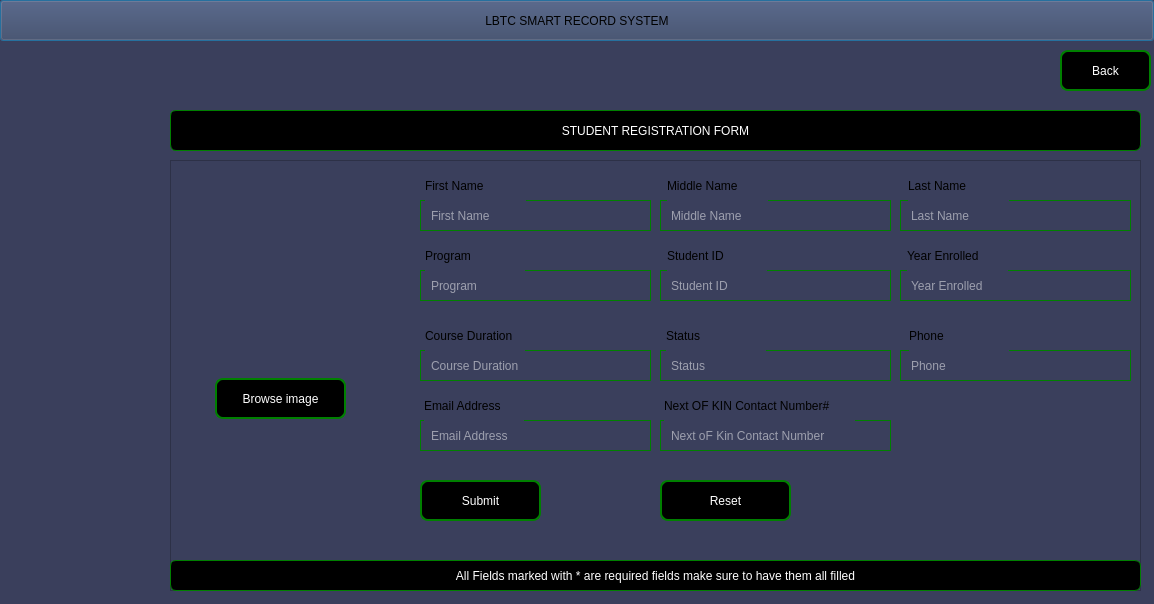
<?xml version="1.0" encoding="UTF-8"?>
<ui version="4.0">
 <class>StudentRegistration</class>
 <widget class="QDialog" name="StudentRegistration">
  <property name="geometry">
   <rect>
    <x>0</x>
    <y>0</y>
    <width>1154</width>
    <height>604</height>
   </rect>
  </property>
  <property name="windowTitle">
   <string>Dialog</string>
  </property>
  <property name="styleSheet">
   <string notr="true">background-color: #3a3f5c;</string>
  </property>
  <widget class="QPushButton" name="pushButton">
   <property name="geometry">
    <rect>
     <x>0</x>
     <y>0</y>
     <width>1154</width>
     <height>41</height>
    </rect>
   </property>
   <property name="text">
    <string>LBTC SMART RECORD SYSTEM</string>
   </property>
  </widget>
  <widget class="QPushButton" name="btn_RegisterStudent_back">
   <property name="geometry">
    <rect>
     <x>1060</x>
     <y>50</y>
     <width>91</width>
     <height>41</height>
    </rect>
   </property>
   <property name="styleSheet">
    <string notr="true">    
QPushButton{
                    color: rgb(255, 255, 255);
                    border:2px solid green;
                    border-radius: 8px;
                    padding: 0 8px;
                    background-color: rgb(255, 267, 245);
                    font: 500 11pt ;
                   

}

 </string>
   </property>
   <property name="text">
    <string>Back</string>
   </property>
   <property name="icon">
    <iconset theme="QIcon::ThemeIcon::GoHome"/>
   </property>
  </widget>
  <widget class="QPushButton" name="StudentRegistration_2">
   <property name="geometry">
    <rect>
     <x>170</x>
     <y>110</y>
     <width>971</width>
     <height>41</height>
    </rect>
   </property>
   <property name="styleSheet">
    <string notr="true">     
QPushButton{
                    color: rgb(255, 255, 255);
                    border:1px solid green;
                    border-radius: 6px;
                    padding: 0 8px;
                    background-color: rgb(255, 267, 245);
                    font: 500 11pt ;
                   

}

 </string>
   </property>
   <property name="text">
    <string>STUDENT REGISTRATION FORM</string>
   </property>
  </widget>
  <widget class="QFrame" name="frame">
   <property name="geometry">
    <rect>
     <x>170</x>
     <y>160</y>
     <width>971</width>
     <height>431</height>
    </rect>
   </property>
   <property name="styleSheet">
    <string notr="true"/>
   </property>
   <property name="frameShape">
    <enum>QFrame::Shape::StyledPanel</enum>
   </property>
   <property name="frameShadow">
    <enum>QFrame::Shadow::Raised</enum>
   </property>
   <widget class="QLineEdit" name="lineEdit_Fname">
    <property name="geometry">
     <rect>
      <x>250</x>
      <y>40</y>
      <width>231</width>
      <height>31</height>
     </rect>
    </property>
    <property name="styleSheet">
     <string notr="true">   
QLineEdit{
                    color: rgb(255, 255, 255);
                    border:1px solid green;
                    border-radius: 0px;
                    padding: 0 8px;
                    background-color: #3a3f5c;
                    
	                font: 700 9pt &quot;Segoe UI&quot;;
                   

}

 </string>
    </property>
    <property name="placeholderText">
     <string>First Name</string>
    </property>
   </widget>
   <widget class="QLineEdit" name="lineEdit_Mname">
    <property name="geometry">
     <rect>
      <x>490</x>
      <y>40</y>
      <width>231</width>
      <height>31</height>
     </rect>
    </property>
    <property name="styleSheet">
     <string notr="true">   
QLineEdit{
                    color: rgb(255, 255, 255);
                    border:1px solid green;
                    border-radius: 0px;
                    padding: 0 8px;
                    background-color: #3a3f5c;
                    
	                font: 700 9pt &quot;Segoe UI&quot;;
                   

}

 </string>
    </property>
    <property name="placeholderText">
     <string>Middle Name</string>
    </property>
   </widget>
   <widget class="QLineEdit" name="lineEdit_Lname">
    <property name="geometry">
     <rect>
      <x>730</x>
      <y>40</y>
      <width>231</width>
      <height>31</height>
     </rect>
    </property>
    <property name="styleSheet">
     <string notr="true">   
QLineEdit{
                    color: rgb(255, 255, 255);
                    border:1px solid green;
                    border-radius: 0px;
                    padding: 0 8px;
                    background-color: #3a3f5c;
                    
	                font: 700 9pt &quot;Segoe UI&quot;;
                   

}

 </string>
    </property>
    <property name="placeholderText">
     <string>Last Name</string>
    </property>
   </widget>
   <widget class="QLineEdit" name="lineEdit_Student_Program">
    <property name="geometry">
     <rect>
      <x>250</x>
      <y>110</y>
      <width>231</width>
      <height>31</height>
     </rect>
    </property>
    <property name="styleSheet">
     <string notr="true">   
QLineEdit{
                    color: rgb(255, 255, 255);
                    border:1px solid green;
                    border-radius: 0px;
                    padding: 0 8px;
                    background-color: #3a3f5c;
                    
	                font: 700 9pt &quot;Segoe UI&quot;;
                   

}

 </string>
    </property>
    <property name="placeholderText">
     <string>Program</string>
    </property>
   </widget>
   <widget class="QLineEdit" name="lineEdit_Student_ID">
    <property name="geometry">
     <rect>
      <x>490</x>
      <y>110</y>
      <width>231</width>
      <height>31</height>
     </rect>
    </property>
    <property name="styleSheet">
     <string notr="true">   
QLineEdit{
                    color: rgb(255, 255, 255);
                    border:1px solid green;
                    border-radius: 0px;
                    padding: 0 8px;
                    background-color: #3a3f5c;
                    
	                font: 700 9pt &quot;Segoe UI&quot;;
                   

}

 </string>
    </property>
    <property name="text">
     <string/>
    </property>
    <property name="placeholderText">
     <string>Student ID</string>
    </property>
   </widget>
   <widget class="QLineEdit" name="lineEdit_Enro_year">
    <property name="geometry">
     <rect>
      <x>730</x>
      <y>110</y>
      <width>231</width>
      <height>31</height>
     </rect>
    </property>
    <property name="styleSheet">
     <string notr="true">   
QLineEdit{
                    color: rgb(255, 255, 255);
                    border:1px solid green;
                    border-radius: 0px;
                    padding: 0 8px;
                    background-color: #3a3f5c;
                    
	                font: 700 9pt &quot;Segoe UI&quot;;
                   

}

 </string>
    </property>
    <property name="text">
     <string/>
    </property>
    <property name="placeholderText">
     <string>Year Enrolled</string>
    </property>
   </widget>
   <widget class="QLineEdit" name="lineEdit_Course_Duration">
    <property name="geometry">
     <rect>
      <x>250</x>
      <y>190</y>
      <width>231</width>
      <height>31</height>
     </rect>
    </property>
    <property name="styleSheet">
     <string notr="true">   
QLineEdit{
                    color: rgb(255, 255, 255);
                    border:1px solid green;
                    border-radius: 0px;
                    padding: 0 8px;
                    background-color: #3a3f5c;
                    
	                font: 700 9pt &quot;Segoe UI&quot;;
                   

}

 </string>
    </property>
    <property name="placeholderText">
     <string>Course Duration</string>
    </property>
   </widget>
   <widget class="QLineEdit" name="lineEdit_Student_Status">
    <property name="geometry">
     <rect>
      <x>490</x>
      <y>190</y>
      <width>231</width>
      <height>31</height>
     </rect>
    </property>
    <property name="styleSheet">
     <string notr="true">   
QLineEdit{
                    color: rgb(255, 255, 255);
                    border:1px solid green;
                    border-radius: 0px;
                    padding: 0 8px;
                    background-color: #3a3f5c;
                    
	                font: 700 9pt &quot;Segoe UI&quot;;
                   

}

 </string>
    </property>
    <property name="placeholderText">
     <string>Status</string>
    </property>
   </widget>
   <widget class="QPushButton" name="btn_Student_browse_image">
    <property name="geometry">
     <rect>
      <x>45</x>
      <y>218</y>
      <width>131</width>
      <height>41</height>
     </rect>
    </property>
    <property name="styleSheet">
     <string notr="true">    
QPushButton{
                    color: rgb(255, 255, 255);
                    border:2px solid green;
                    border-radius: 8px;
                    padding: 0 8px;
                    background-color: rgb(255, 267, 245);
                    font: 500 11pt ;
                   

}

 </string>
    </property>
    <property name="text">
     <string>Browse image</string>
    </property>
    <property name="icon">
     <iconset theme="QIcon::ThemeIcon::FolderOpen"/>
    </property>
   </widget>
   <widget class="QLabel" name="image_field">
    <property name="geometry">
     <rect>
      <x>10</x>
      <y>10</y>
      <width>211</width>
      <height>201</height>
     </rect>
    </property>
    <property name="styleSheet">
     <string notr="true"> 
 QLabel {
  border:2px solid green;
  border-radius: 10px;
  padding: 8px 8px;
  background: rgb(255, 255, 255);
 
};</string>
    </property>
    <property name="text">
     <string/>
    </property>
   </widget>
   <widget class="QLineEdit" name="lineEdit_Student_Email">
    <property name="geometry">
     <rect>
      <x>250</x>
      <y>260</y>
      <width>231</width>
      <height>31</height>
     </rect>
    </property>
    <property name="styleSheet">
     <string notr="true">   
QLineEdit{
                    color: rgb(255, 255, 255);
                    border:1px solid green;
                    border-radius: 0px;
                    padding: 0 8px;
                    background-color: #3a3f5c;
                    
	                font: 700 9pt &quot;Segoe UI&quot;;
                   

}

 </string>
    </property>
    <property name="placeholderText">
     <string>Email Address</string>
    </property>
   </widget>
   <widget class="QLineEdit" name="lineEdit_Student_Phone">
    <property name="geometry">
     <rect>
      <x>730</x>
      <y>190</y>
      <width>231</width>
      <height>31</height>
     </rect>
    </property>
    <property name="styleSheet">
     <string notr="true">   
QLineEdit{
                    color: rgb(255, 255, 255);
                    border:1px solid green;
                    border-radius: 0px;
                    padding: 0 8px;
                    background-color: #3a3f5c;
                    
	                font: 700 9pt &quot;Segoe UI&quot;;
                   

}

 </string>
    </property>
    <property name="placeholderText">
     <string>Phone</string>
    </property>
   </widget>
   <widget class="QPushButton" name="pushButton_2">
    <property name="geometry">
     <rect>
      <x>0</x>
      <y>400</y>
      <width>971</width>
      <height>31</height>
     </rect>
    </property>
    <property name="styleSheet">
     <string notr="true">    
QPushButton{
                    color: rgb(255, 255, 255);
                    border:1px solid green;
                    border-radius: 6px;
                    padding: 0 8px;
                    background-color: rgb(255, 267, 245);
                    font: 500 11pt ;
                   

}

 </string>
    </property>
    <property name="text">
     <string>All Fields marked with * are required fields make sure to have them all filled</string>
    </property>
   </widget>
   <widget class="QPushButton" name="btn_submit_lecturer">
    <property name="geometry">
     <rect>
      <x>250</x>
      <y>320</y>
      <width>121</width>
      <height>41</height>
     </rect>
    </property>
    <property name="styleSheet">
     <string notr="true">   
QPushButton{
                    color: rgb(255, 255, 255);
                    border:2px solid green;
                    border-radius: 8px;
                    padding: 0 8px;
                    background-color: rgb(255, 267, 245);
                    font: 500 11pt ;
                   

}

 </string>
    </property>
    <property name="text">
     <string>Submit</string>
    </property>
    <property name="icon">
     <iconset theme="QIcon::ThemeIcon::DocumentSave"/>
    </property>
   </widget>
   <widget class="QPushButton" name="btn_Reset_Lecturer">
    <property name="geometry">
     <rect>
      <x>490</x>
      <y>320</y>
      <width>131</width>
      <height>41</height>
     </rect>
    </property>
    <property name="styleSheet">
     <string notr="true">   
QPushButton{
                    color: rgb(255, 255, 255);
                    border:2px solid green;
                    border-radius: 8px;
                    padding: 0 8px;
                    background-color: rgb(255, 267, 245);
                    font: 500 11pt ;
                   

}

 </string>
    </property>
    <property name="text">
     <string>Reset</string>
    </property>
    <property name="icon">
     <iconset theme="QIcon::ThemeIcon::ViewRestore"/>
    </property>
   </widget>
   <widget class="QLineEdit" name="lineEdit_Stud_NXTOF_KIN">
    <property name="geometry">
     <rect>
      <x>490</x>
      <y>260</y>
      <width>231</width>
      <height>31</height>
     </rect>
    </property>
    <property name="styleSheet">
     <string notr="true">   
QLineEdit{
                    color: rgb(255, 255, 255);
                    border:1px solid green;
                    border-radius: 0px;
                    padding: 0 8px;
                    background-color: #3a3f5c;
                    
	                font: 700 9pt &quot;Segoe UI&quot;;
                   

}

 </string>
    </property>
    <property name="placeholderText">
     <string>Next oF Kin Contact Number</string>
    </property>
   </widget>
   <widget class="QLabel" name="label">
    <property name="geometry">
     <rect>
      <x>255</x>
      <y>10</y>
      <width>101</width>
      <height>31</height>
     </rect>
    </property>
    <property name="text">
     <string>First Name</string>
    </property>
   </widget>
   <widget class="QLabel" name="label_2">
    <property name="geometry">
     <rect>
      <x>497</x>
      <y>10</y>
      <width>101</width>
      <height>31</height>
     </rect>
    </property>
    <property name="text">
     <string>Middle Name</string>
    </property>
   </widget>
   <widget class="QLabel" name="label_3">
    <property name="geometry">
     <rect>
      <x>738</x>
      <y>10</y>
      <width>101</width>
      <height>31</height>
     </rect>
    </property>
    <property name="text">
     <string>Last Name</string>
    </property>
   </widget>
   <widget class="QLabel" name="label_4">
    <property name="geometry">
     <rect>
      <x>737</x>
      <y>80</y>
      <width>101</width>
      <height>31</height>
     </rect>
    </property>
    <property name="text">
     <string>Year Enrolled</string>
    </property>
   </widget>
   <widget class="QLabel" name="label_5">
    <property name="geometry">
     <rect>
      <x>497</x>
      <y>80</y>
      <width>100</width>
      <height>31</height>
     </rect>
    </property>
    <property name="text">
     <string>Student ID</string>
    </property>
   </widget>
   <widget class="QLabel" name="label_6">
    <property name="geometry">
     <rect>
      <x>255</x>
      <y>80</y>
      <width>100</width>
      <height>31</height>
     </rect>
    </property>
    <property name="text">
     <string>Program</string>
    </property>
   </widget>
   <widget class="QLabel" name="label_7">
    <property name="geometry">
     <rect>
      <x>255</x>
      <y>160</y>
      <width>100</width>
      <height>31</height>
     </rect>
    </property>
    <property name="text">
     <string>Course Duration</string>
    </property>
   </widget>
   <widget class="QLabel" name="label_8">
    <property name="geometry">
     <rect>
      <x>254</x>
      <y>230</y>
      <width>100</width>
      <height>31</height>
     </rect>
    </property>
    <property name="text">
     <string>Email Address</string>
    </property>
   </widget>
   <widget class="QLabel" name="label_9">
    <property name="geometry">
     <rect>
      <x>496</x>
      <y>160</y>
      <width>100</width>
      <height>31</height>
     </rect>
    </property>
    <property name="text">
     <string>Status</string>
    </property>
   </widget>
   <widget class="QLabel" name="label_10">
    <property name="geometry">
     <rect>
      <x>494</x>
      <y>230</y>
      <width>191</width>
      <height>31</height>
     </rect>
    </property>
    <property name="text">
     <string>Next OF KIN Contact Number#</string>
    </property>
   </widget>
   <widget class="QLabel" name="label_11">
    <property name="geometry">
     <rect>
      <x>739</x>
      <y>160</y>
      <width>100</width>
      <height>31</height>
     </rect>
    </property>
    <property name="text">
     <string>Phone</string>
    </property>
   </widget>
  </widget>
 </widget>
 <resources/>
 <connections/>
</ui>
